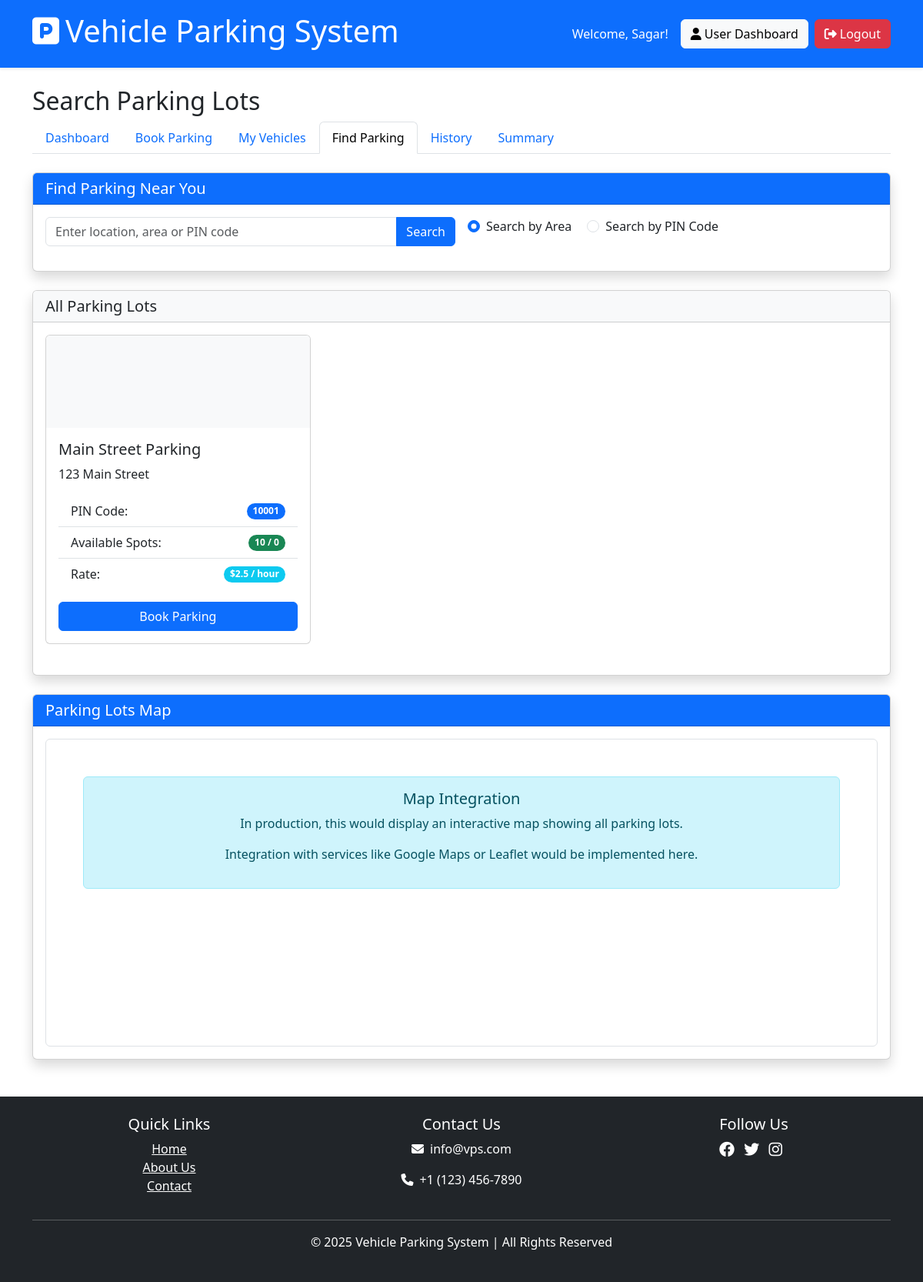
Before: /user/search_parking (signed in) with the older database file.
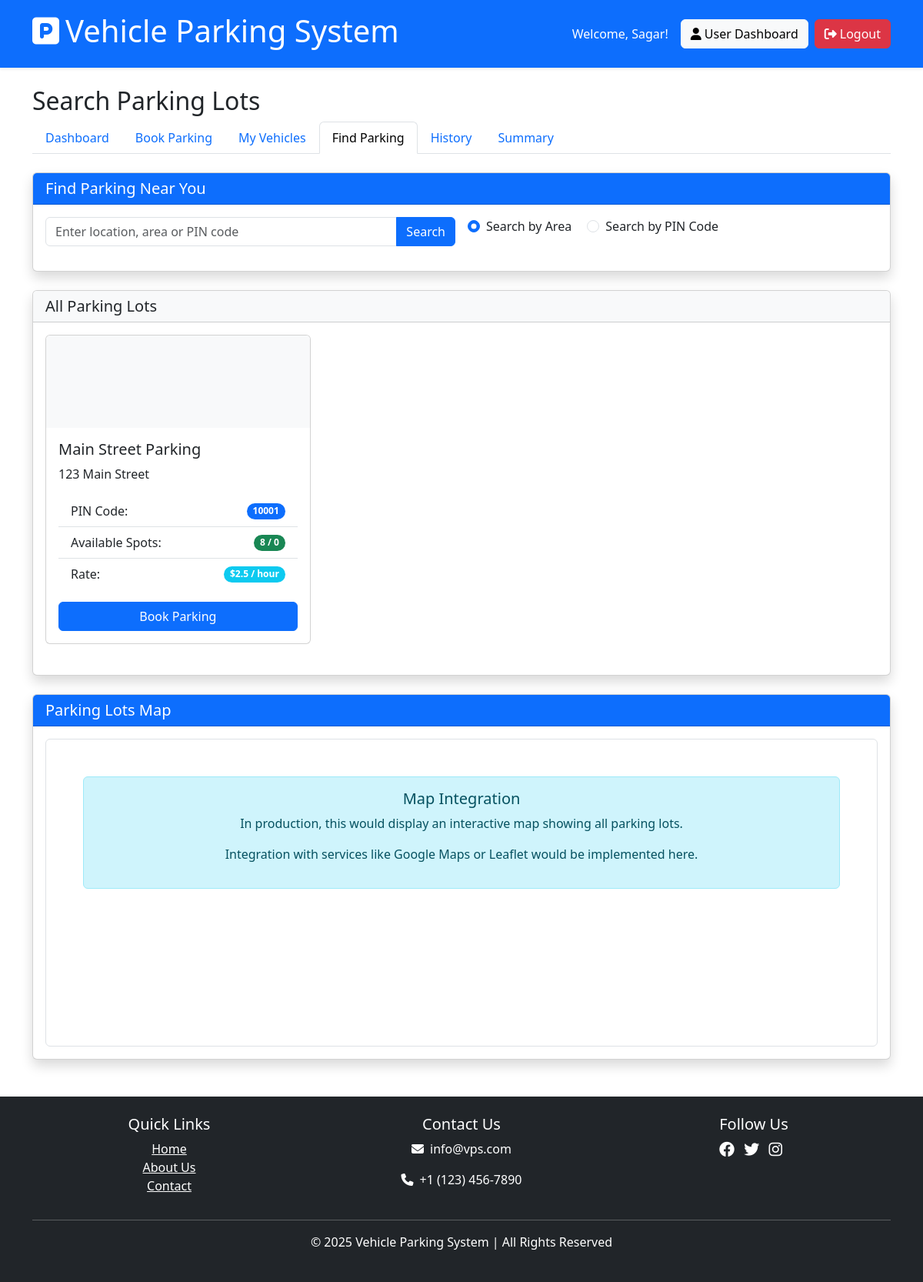
After: the same page with the newer database file.
### models/parking_lot.py (models this page shows, shortened)
class ParkingLot(db.Model):
    id = db.Column(db.Integer, primary_key=True)
    name = db.Column(db.String(100), nullable=False)
    address = db.Column(db.String(200), nullable=False)
    pin_code = db.Column(db.String(20), nullable=False)
    postcode_level = db.Column(db.String(50))
    available_spots = db.Column(db.Integer, default=0)
    created_on = db.Column(db.DateTime, default=lambda: datetime.now(timezone.utc))
    _price = 2.50  # Default price
    _total_spots = 0  # Default total spots
    parking_spots = db.relationship('ParkingSpot', backref='parking_lot', lazy=True, cascade="all, delete-orphan")
    @property
    def price(self):
        return self._price
    @price.setter
    def price(self, value):
        self._price = value
    @property
    def hourly_rate(self):
        """Alias for price"""
        return self._price
    @property
    def total_spots(self):
        return self._total_spots
    @property
    def maximum_spots(self):
        """Alias for total_spots"""
        return self._total_spots
    @property
    def prime_location_name(self):
        """Alias for name"""
        return self.name

### routes/user_routes.py (the view)
@user_bp.route('/search_parking')
@login_required
@user_required
def search_parking():
    search_term = request.args.get('search', '')
    search_type = request.args.get('type', 'area')  # 'area' or 'pincode'
    if search_term:
        if search_type == 'pincode':
            parking_lots = ParkingLot.query.filter(ParkingLot.pin_code.ilike(f'%{search_term}%')).all()
        else:  # default to area search
            parking_lots = ParkingLot.query.filter(ParkingLot.name.ilike(f'%{search_term}%') |
                                                 ParkingLot.address.ilike(f'%{search_term}%')).all()
    else:
        parking_lots = ParkingLot.query.all()
    return render_template('user/search_parking.html',
                          parking_lots=parking_lots,
                          search_term=search_term,
                          search_type=search_type)

### extensions.py (called while the page is built)
@login_manager.user_loader
def load_user(user_id):
    from models.admin import Admin
    from models.user import User
    admin = Admin.query.get(int(user_id))
    if admin:
        return admin
    return User.query.get(int(user_id))

### routes/user_routes.py (called while the page is built)
def user_required(f):
    @wraps(f)
    def decorated_function(*args, **kwargs):
        from models.admin import Admin
        if isinstance(current_user, Admin):
            flash('This feature is only for regular users.', 'danger')
            return redirect(url_for('admin.dashboard'))
        return f(*args, **kwargs)
    return decorated_function

### templates/user/search_parking.html (shortened to what the changed rows need)
{% extends 'shared/base.html' %}
{% block content %}
<div class="row mb-4">
    <div class="col-12">
        <h2>Search Parking Lots</h2>
    </div>
</div>
<div class="row mb-4">
    <div class="col-12">
        <div class="card shadow">
            <div class="card-body">
                {% if parking_lots %}
                    <div class="row">
                        {% for lot in parking_lots %}
                            <div class="col-md-6 col-lg-4 mb-4">
                                <div class="card h-100">
                                    {% if lot.image_url %}
                                        <img src="{{ lot.image_url }}" class="card-img-top" alt="{{ lot.name }}">
                                    {% else %}
                                        <div class="card-img-top bg-light text-center p-3" style="height: 120px;">
                                        </div>
                                    {% endif %}
                                    <div class="card-body">
                                        <h5 class="card-title">{{ lot.name }}</h5>
                                        <p class="card-text">{{ lot.address }}</p>
                                        <ul class="list-group list-group-flush mb-3">
                                            <li class="list-group-item d-flex justify-content-between align-items-center">
                                                PIN Code:
                                                <span class="badge bg-primary rounded-pill">{{ lot.pin_code }}</span>
                                            </li>
                                            <li class="list-group-item d-flex justify-content-between align-items-center">
                                                Available Spots:
                                                <span class="badge bg-success rounded-pill">{{ lot.available_spots }} / {{ lot.total_spots }}</span>
                                            </li>
                                            <li class="list-group-item d-flex justify-content-between align-items-center">
                                                Rate:
                                                <span class="badge bg-info rounded-pill">${{ lot.price }} / hour</span>
                                            </li>
                                        </ul>
                                        <div class="d-grid">
                                            <a href="{{ url_for('user.book_parking') }}?lot_id={{ lot.id }}" class="btn btn-primary">Book Parking</a>
                                        </div>
                                    </div>
                                </div>
                            </div>
                        {% endfor %}
                    </div>
                {% else %}
                    <div class="alert alert-info text-center p-5">
                        <i class="bi bi-search fs-1"></i>
                        <h4>No Parking Lots Found</h4>
                        <p>Try searching with different keywords or check a different area.</p>
                    </div>
                {% endif %}
            </div>
        </div>
    </div>
</div>
{% endblock %}

Changed rows visible on the page:
changed ParkingLot "Main Street Parking": available_spots "10" → "8"
